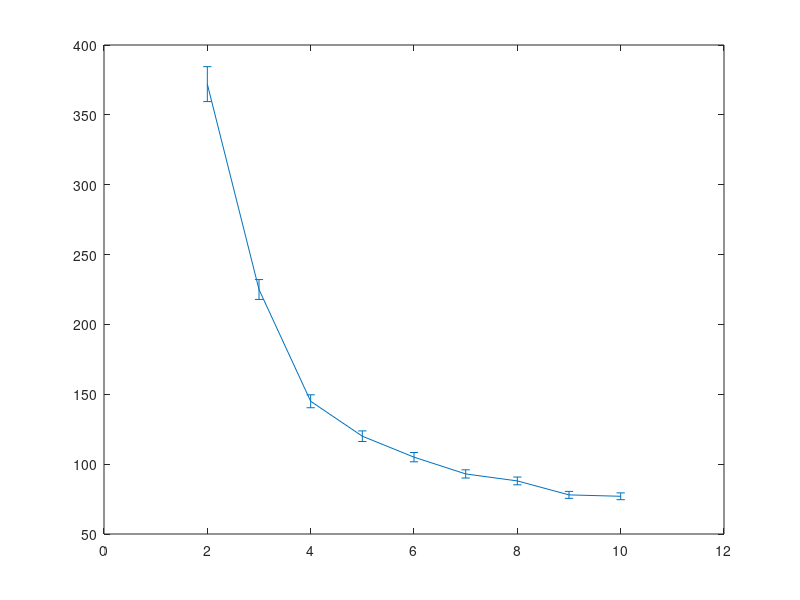

Reproduce this figure in MATLAB. (Note: this script raises an error after producing the figure.)
clear all;
close all;
clc;

vin=[2 3 4 5 6 7 8 9 10];
sigma=[372 225 145 120 105 93 88 78 77];
err=[1/sqrt(885)*sigma(1) 1/sqrt(1000)*sigma(2) 1/sqrt(983)*sigma(3)...
     1/sqrt(1000)*sigma(4) 1/sqrt(1000)*sigma(5) 1/sqrt(1000)*sigma(6)...
     1/sqrt(1000)*sigma(7) 1/sqrt(981)*sigma(8) 1/sqrt(999)*sigma(9)];

fitfun=@(A,x)sqrt(A(1)*x.^(-2)+A(2));
xf0=[0.9,140];
A=lsqcurvefit(fitfun,xf0,vin(1:end),sigma(1:end));

%plot(vin,sigma,'r*');
E1=errorbar(vin,sigma,err);
set(E1,'LineStyle', 'none ','Color', 'r','LineWidth', 3, 'Marker', '*', 'MarkerSize', 8, ...
         'MarkerEdgeColor', [.2 .2 .2], 'MarkerFaceColor' , [0,1,1]);
xlabel('input(mV)');
ylabel('jitter rms(ps)');
grid on
hold on

times = linspace(1.125,vin(end));
plot(times,fitfun(A,times),'b--','LineWidth', 2)
hold on

simin=[1.125 2 6 8];
simsig=[610.1 219.2 84.4 77.4];
simerr=[1/sqrt(40)*simsig(1) 1/sqrt(40)*simsig(2) 1/sqrt(40)*simsig(3) 1/sqrt(40)*simsig(4)];
E2=errorbar(simin,simsig,simerr);
set(E2,'LineStyle', 'none ','Color', 'g','LineWidth', 3, 'Marker', '.', 'MarkerSize', 8, ...
         'MarkerEdgeColor', [.2 .2 .2], 'MarkerFaceColor' , [0,1,1]);
legend('measurement data','measured data fitting','simulation data');
title('Board 3 T11 timing performance');